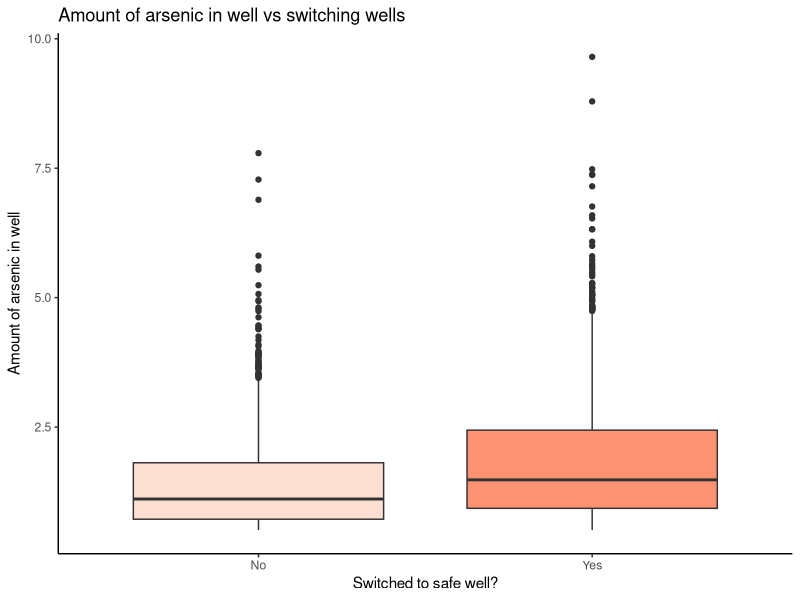
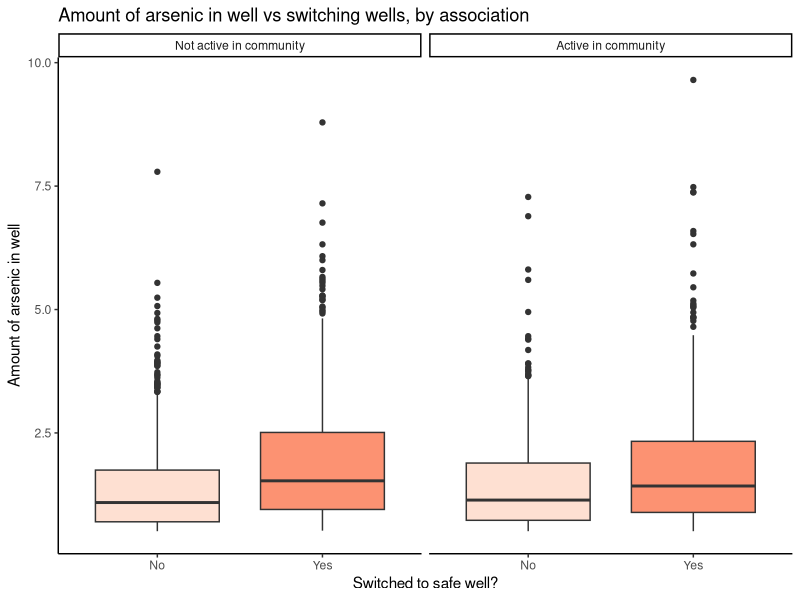
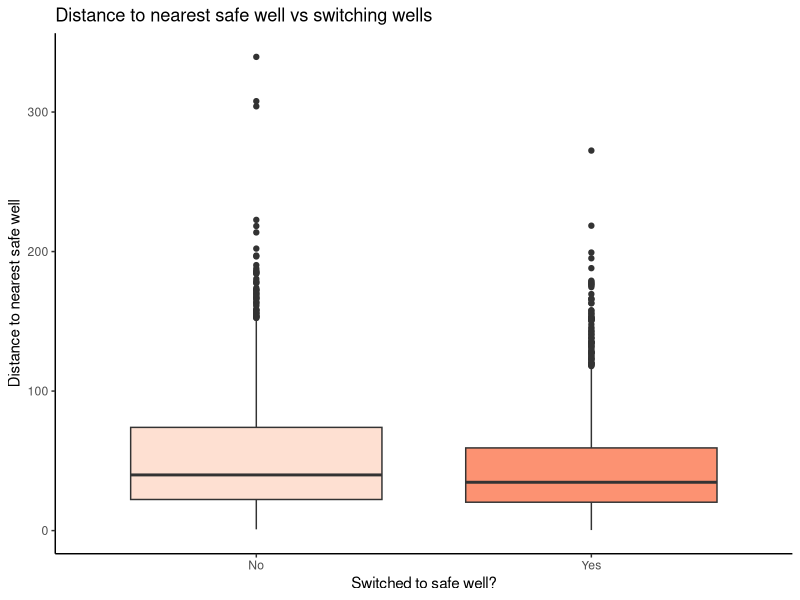
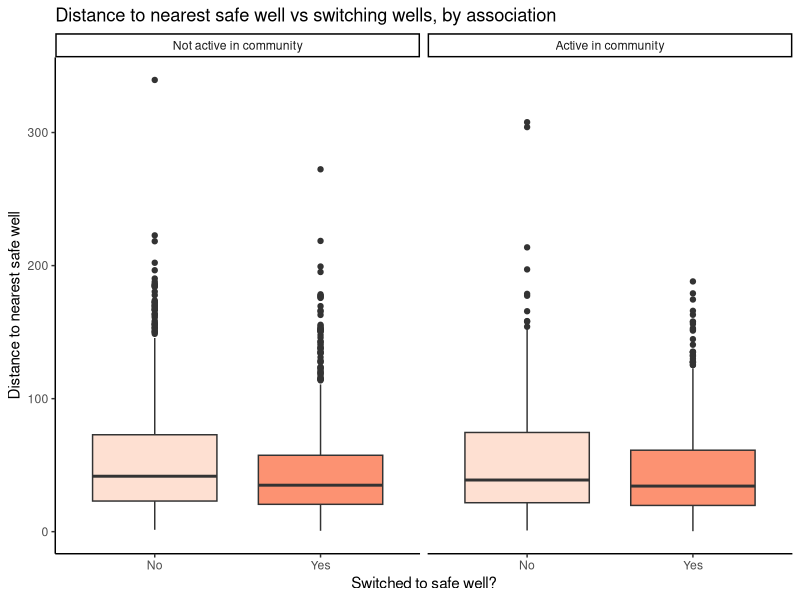
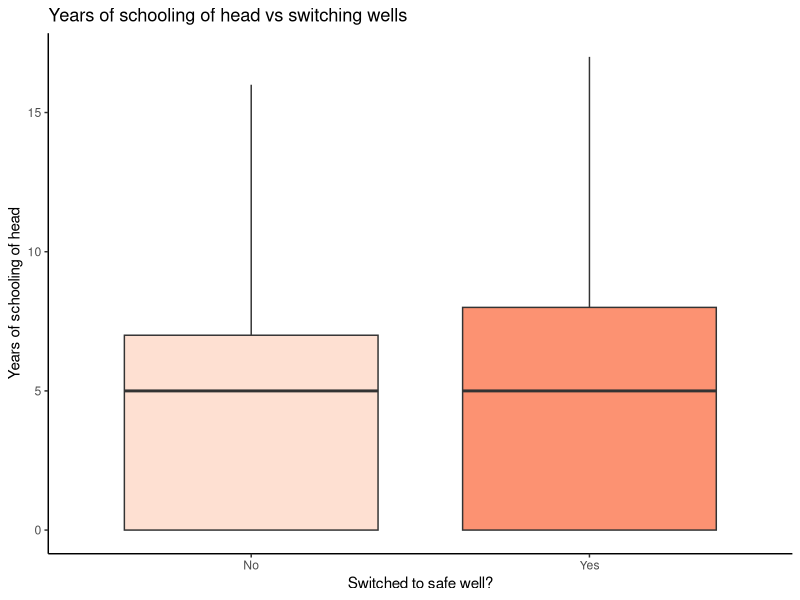
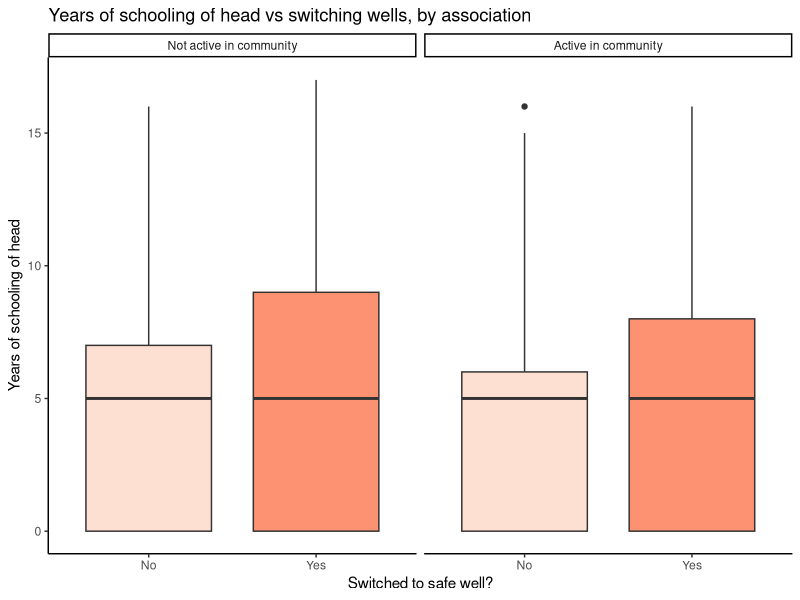
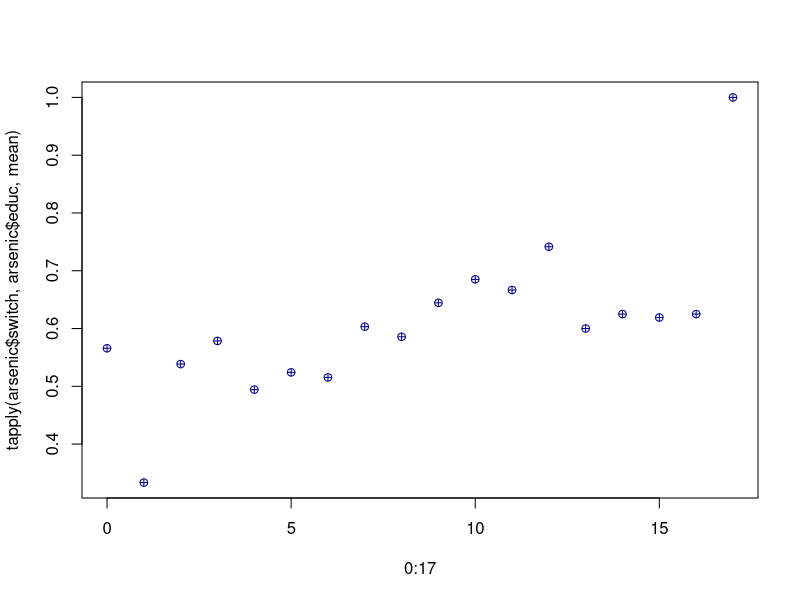
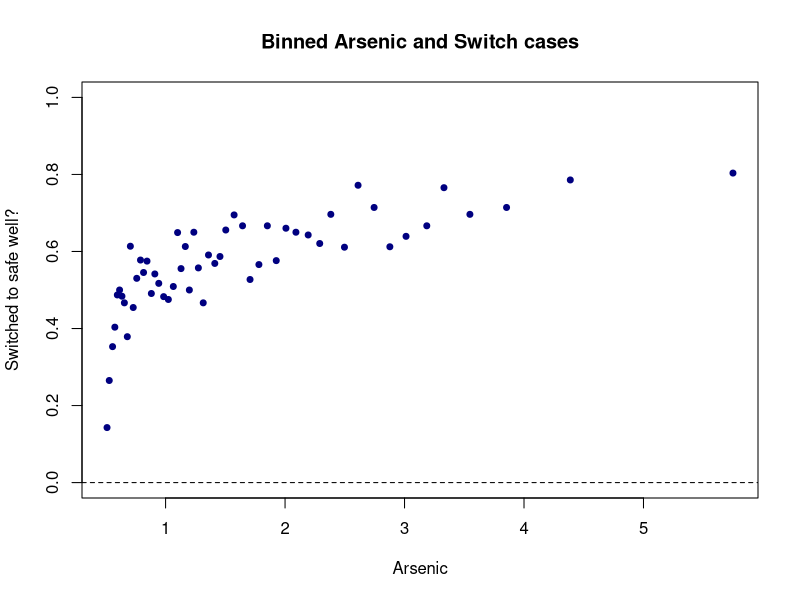

Write the R code that produced these figures, in order.

###########################################################################
###########################################################################
###################### The contaminated wells analysis ####################
###########################################################################
###########################################################################

###### Clear environment and load libraries
rm(list = ls())
library(arm)
library(pROC)
library(e1071)
library(caret)
library(ggplot2)
require(gridExtra)

###### Load the data
arsenic <- read.csv("data/arsenic.csv",header=T,
                    colClasses=c("numeric","numeric","numeric","factor","numeric"))

###### View properties of the data
arsenic$switch_fac <- factor(arsenic$switch,levels=c(0,1),labels=c("No","Yes"))
arsenic$assoc <- factor(arsenic$assoc,levels=c(0,1),
                        labels=c("Not active in community","Active in community"))
str(arsenic)
dim(arsenic)
head(arsenic)
summary(arsenic[,-1])
table(arsenic$switch)

###### Exploratory data analysis

## We can do boxplots for the numeric variables
# First, let's look at arsenic vs switch
ggplot(arsenic,aes(x=switch_fac, y=arsenic, fill=switch_fac)) +
  geom_boxplot() + #coord_flip() +
  scale_fill_brewer(palette="Reds") +
  labs(title="Amount of arsenic in well vs switching wells",
       x="Switched to safe well?",y="Amount of arsenic in well") + 
  theme_classic() + theme(legend.position="none") #+
  #scale_x_discrete(labels=c("0" = "No","1" = "Yes"))
# Next, arsenic vs switch by assoc
ggplot(arsenic,aes(x=switch_fac, y=arsenic, fill=switch_fac)) +
  geom_boxplot() + #coord_flip() +
  scale_fill_brewer(palette="Reds") +
  labs(title="Amount of arsenic in well vs switching wells, by association",
       x="Switched to safe well?",y="Amount of arsenic in well") + 
  theme_classic() + theme(legend.position="none") +
  #scale_x_discrete(labels=c("0" = "No","1" = "Yes")) +
  facet_wrap( ~ assoc)

# Now, let's look at distance vs switch
ggplot(arsenic,aes(x=switch_fac, y=dist, fill=switch_fac)) +
  geom_boxplot() + #coord_flip() +
  scale_fill_brewer(palette="Reds") +
  labs(title="Distance to nearest safe well vs switching wells",
       x="Switched to safe well?",y="Distance to nearest safe well") + 
  theme_classic() + theme(legend.position="none")
# Next, distance vs switch by assoc
ggplot(arsenic,aes(x=switch_fac, y=dist, fill=switch_fac)) +
  geom_boxplot() + #coord_flip() +
  scale_fill_brewer(palette="Reds") +
  labs(title="Distance to nearest safe well vs switching wells, by association",
       x="Switched to safe well?",y="Distance to nearest safe well") + 
  theme_classic() + theme(legend.position="none") +
  facet_wrap( ~ assoc)

# Finally, education vs switch
ggplot(arsenic,aes(x=switch_fac, y=educ, fill=switch_fac)) +
  geom_boxplot() + #coord_flip() +
  scale_fill_brewer(palette="Reds") +
  labs(title="Years of schooling of head vs switching wells",
       x="Switched to safe well?",y="Years of schooling of head") + 
  theme_classic() + theme(legend.position="none")
# Next, education vs switch by assoc
ggplot(arsenic,aes(x=switch_fac, y=educ, fill=switch_fac)) +
  geom_boxplot() + #coord_flip() +
  scale_fill_brewer(palette="Reds") +
  labs(title="Years of schooling of head vs switching wells, by association",
       x="Switched to safe well?",y="Years of schooling of head") + 
  theme_classic() + theme(legend.position="none") +
  facet_wrap( ~ assoc)
#Actually, education is a discrete variable (not a continuous one)
#so maybe a boxplot isn't the best way to explore the variable 
#In fact, we do need to think a bit carefully about how we want to include it in our model
#We will revisit it soon


## We can do tables for the factor variables
# For switch vs association, look at joint probabilities
table(arsenic[,c("switch_fac","assoc")])
table(arsenic[,c("switch_fac","assoc")])/sum(table(arsenic[,c("switch_fac","assoc")]))
#actually, what we really want are conditional probabilities
#we want to see how the probability of switching changes for different levels of assoc
#that is, the probabilities for switching given each value of association
apply(table(arsenic[,c("switch_fac","assoc")])/sum(table(arsenic[,c("switch_fac","assoc")])),
      2,function(x) x/sum(x)) 
# You can also use the tapply command for the same thing
tapply(arsenic$switch_fac, arsenic$assoc, function(x) table(x)/sum(table(x)))
# Finally, we can even try a chi-squared test for independence.
chisq.test(table(arsenic[,c("switch_fac","assoc")]))

# We could actually try the same with education
table(arsenic[,c("switch_fac","educ")])
#we do not have that many data points for educ=1 and for educ>12
table(arsenic[,c("switch_fac","educ")])/sum(table(arsenic[,c("switch_fac","educ")]))
apply(table(arsenic[,c("switch_fac","educ")])/sum(table(arsenic[,c("switch_fac","educ")])),
      2,function(x) x/sum(x)) 
# You can also use the tapply command for the same thing
tapply(arsenic$switch_fac, arsenic$educ, function(x) table(x)/sum(table(x)))
#tapply(arsenic$switch, arsenic$educ, mean)
plot(0:17,tapply(arsenic$switch, arsenic$educ, mean),col='blue4',pch=10)
# Notice that the average probabilty of switching is mostly below 58% below level 7, 
#but mostly above 58% above level 7.

#remember that there are few observations at some of these values of the predictors, 
#so the percentages need to be considered in the context of large uncertainties.  
#but, this does suggest a change at about 7 years of education at least
#we might consider a dummy variable for 7 (or 8) or higher rather than a linear term...
#something to think about for later.

#let's look at binnedplots of continuous predictors versus switch
#ignore the SD lines in these plots
#they are only relevant when plotting binned residuals versus the predicted probabilities
par(mfrow=c(1,1)) 
binnedplot(y=arsenic$switch,arsenic$arsenic,xlab="Arsenic",ylim=c(0,1),col.pts="navy",
           ylab ="Switched to safe well?",main="Binned Arsenic and Switch cases",
           col.int="white") # this is to set the SD lines to white and ignore them
#note the quickly increasing trend followed by flattening. 
#probability does not start to decrease, though, so unlikely we'd want a quadratic term.  
#we would expect some flattening with a linear trend. 
#still, we might need some transformation

binnedplot(y=arsenic$switch,arsenic$dist,xlab="Distance",ylim=c(0,1),col.pts="navy",
           ylab ="Switched to safe well?",main="Binned Distance and Switch cases",col.int="white")
#looks fine: no obvious transformations needed

binnedplot(y=arsenic$switch,arsenic$educ,xlab="Education",ylim=c(0,1),col.pts="navy",
           ylab ="Switched to safe well?",main="Binned Distance and Switch cases",col.int="white")
#looks like it might be decreasing from 0 to 6, then increasing to 12, then not enough data afterwards

# ACTUALLY, DO A QUICK GOOGLE SEARCH ABOUT THE EDUCATION SYSTEM IN BANGLADESH
# WHAT DID YOU FIND? HOW CAN THAT HELP WITH THE EDUCATION VARIABLE?


###### Model fitting
#let's try a logistic regression that has a main effect for every variable and linear predictors
#first begin by centering the continuous predictors 
#we'll leave educ alone since we might recode later
arsenic$arsenic_c <- arsenic$arsenic - mean(arsenic$arsenic)
arsenic$dist_c <- arsenic$dist - mean(arsenic$dist)
arsreg1 <- glm(switch ~ arsenic_c + dist_c + assoc + educ, data = arsenic, family = binomial)
summary(arsreg1)

# INTERPRET THE SIGNIFICANT COEFFICIENTS


###### Model diagnostics

#binned residual plots

#save the raw residuals
rawresid1 <- residuals(arsreg1,"resp")

#binned residual plots
binnedplot(x=fitted(arsreg1),y=rawresid1,xlab="Pred. probabilities",
           col.int="red4",ylab="Avg. residuals",main="Binned residual plot",col.pts="navy")
#looks good

binnedplot(x=arsenic$arsenic_c,y=rawresid1,xlab="Arsenic centered",
           col.int="red4",ylab="Avg. residuals",main="Binned residual plot",col.pts="navy")
# definitely something to think about here.
# "sharp increase" and then somewhat steady afterwards
# tough to argue this looks "random"
# GOOGLE THE MOST COMMON FUNCTIONS TO SEE WHICH MIGHT BE IDEAL:
# WHAT DOES THE QUADRATIC FUNCTION LOOKS LIKE COMPARED TO THE NATURAL LOG FUNCTION??


binnedplot(x=arsenic$dist_c,y=rawresid1,xlab="Distance centered",
           col.int="red4",ylab="Avg. residuals",main="Binned residual plot",col.pts="navy")
#not as much of a trend, really but seven points outside the bands.
#something to keep in mind

binnedplot(arsenic$educ,rawresid1,xlab="Education",
           col.int="red4",ylab="Avg. residuals",main="Binned residual plot",col.pts="navy")
#looks like a decreasing trend from 0 to 6 but an increasing trend from 7 upwards, 
#save for levels above 12. Again not enough data

#let's look at average residuals by education using the tapply command
plot(0:17,tapply(rawresid1, arsenic$educ, mean),col='blue4',pch=10)
#looks upward-downward. Not enough data for some of the levels
#we could try the dummy variable splits. Maybe 0 to 6, 7 to 12, then 12 upwards
#again, maybe we only need to split at 6/7.
#SCIENTIFICALLY, what makes sense?

tapply(rawresid1, arsenic$assoc, mean) 
#nothing helpful here, because we have a binary variable


###### Model validation

#let's do the confusion matrix with .5 threshold
Conf_mat <- confusionMatrix(as.factor(ifelse(fitted(arsreg1) >= 0.5, "1","0")),
                            as.factor(arsenic$switch),positive = "1")
Conf_mat$table
Conf_mat$overall["Accuracy"];
Conf_mat$byClass[c("Sensitivity","Specificity")] #True positive rate and True negative rate
#Maybe we can try to increase that accuracy.
#Also, the TNR looks low here.

#first, let's repeat with the marginal percentage in the data
mean(arsenic$switch)
Conf_mat <- confusionMatrix(as.factor(ifelse(fitted(arsreg1) >= mean(arsenic$switch), "1","0")),
                            as.factor(arsenic$switch),positive = "1")
Conf_mat$table
Conf_mat$overall["Accuracy"];
Conf_mat$byClass[c("Sensitivity","Specificity")]
#huge difference!  seems a lot of predicted probabilities are in the .5 yo .58  range, so cutoff matters.
#either way, we have large off-diagonal numbers. specificity is sensitive to the cutoff

#look at ROC curve
roc(arsenic$switch,fitted(arsreg1),plot=T,print.thres="best",legacy.axes=T,
    print.auc =T,col="red3")
#pretty tight to the line -- not a strongly predictive logistic regression

#let's see if we can improve the model.
